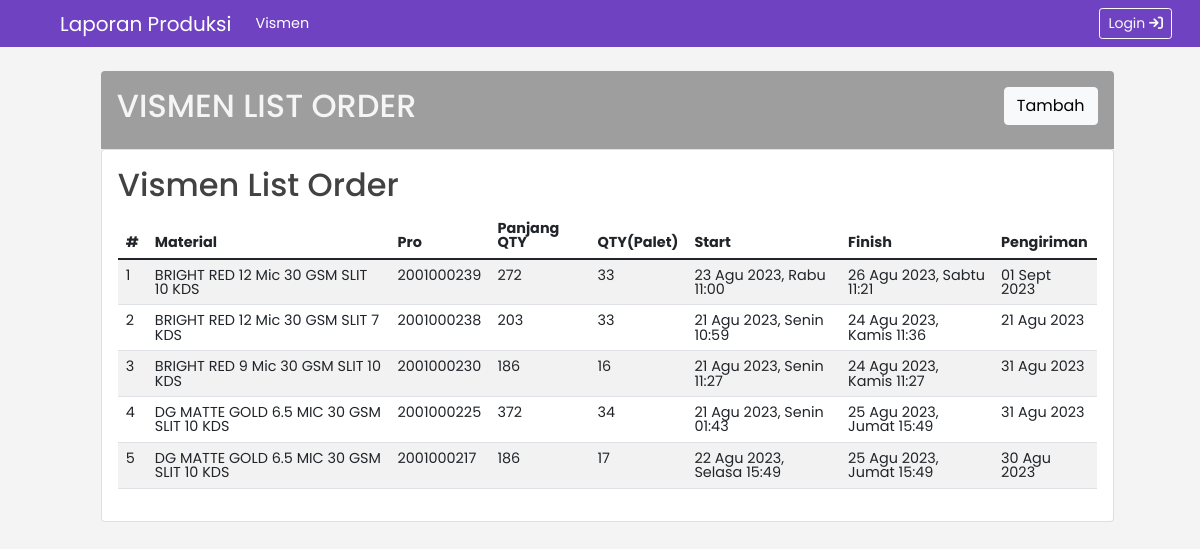
Page /vismen/list on the earlier database version.
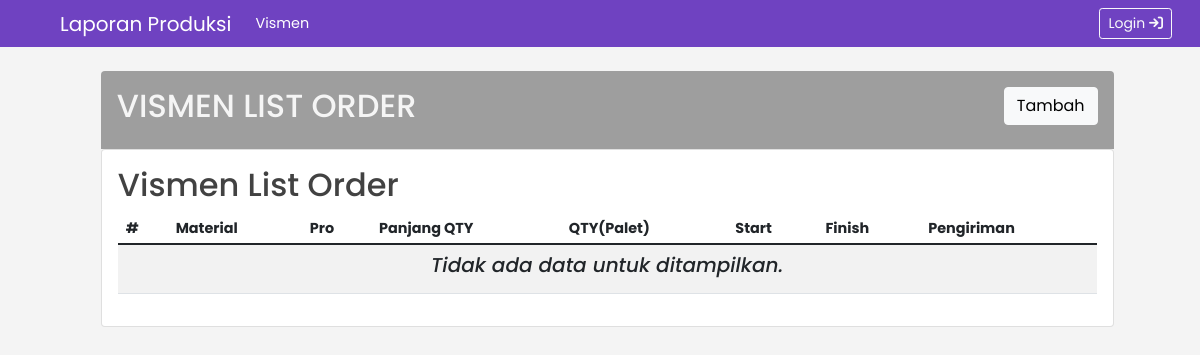
Same page on the later database version.
### tables this page shows
CREATE TABLE `tb_vismen` (
  `id_product` int(27) NOT NULL,
  `nm_product` varchar(191) NOT NULL,
  `panjang_qty` varchar(27) NOT NULL,
  `qty_palet` int(11) NOT NULL,
  `mesin` varchar(30) NOT NULL,
  `material_numb` varchar(191) DEFAULT NULL,
  `customer` varchar(191) DEFAULT NULL,
  `start_produksi` datetime NOT NULL,
  `finish_produksi` datetime NOT NULL,
  `est_pengiriman` date NOT NULL
);

### app/core/Controller.php (called while the page is built, shortened)
<?php
class Controller
{
    public function view($view, $data = [])
    {
        require_once __DIR__ . '/../views/' . $view . '.php';
    }
    public function model($model)
    {
        return new $model;
    }
}

### app/controllers/Landing.php (called while the page is built, shortened)
<?php
class Landing extends Controller
{
    public function vismen()
    {
        $data = [
            'nav' => 'vismen',
            'judul' => 'Vismen',
            'vismen' => $this->model(Vismen_model::class)->getVismen()
        ];
        $this->view('landing/vismen', $data);
    }
}

### app/core/App.php (called while the page is built, shortened)
<?php
class App
{
    protected $controller = 'Auth';
    protected $method = 'index';
    protected $params = [];
    private $handlers = [];
    public function setDefaultController($controller)
    {
        $this->controller = $controller;
    }
    public function setDefaultMethod($method)
    {
        $this->method = $method;
    }
    private function setHandler(string $method, string $path, $handler)
    {
        $this->handlers[$method . $path] = [
            'path' => $path,
            'method' => $method,
            'handler' => $handler,
        ];
    }
    public function run()
    {
        $url = $this->parseURL();
        $requestMethod = $_SERVER['REQUEST_METHOD'];
        foreach ($this->handlers as $handler) {
            $path = explode('/', ltrim(rtrim($handler['path'], '/'), '/'));
            $kurl = (isset($url[0]) ? $url[0] : '') . (isset($url[1]) ? $url[1] : '');
            $kpath = (isset($path[0]) ? $path[0] : '') . (isset($path[1]) ? $path[1] : '');
            if ($kurl != "" && $kurl == $kpath && $requestMethod == $handler['method']) {
                if (isset($handler['handler'][0]) && class_exists($handler['handler'][0])) {
                    $this->controller = $handler['handler'][0];
                    unset($url[0]);
                }
                $this->controller = new $fn;
                if (isset($handler['handler'][1]) && method_exists($this->controller, $handler['handler'][1])) {
                    $this->method = $handler['handler'][1];
                    unset($url[1]);
                }
            }
        }
        call_user_func_array([$this->controller, $this->method], $this->params);
    }
    public function parseURL()
    {
        $uri = urldecode(
            parse_url($_SERVER['REQUEST_URI'], PHP_URL_PATH) ?? ''
        );
        if (isset($uri)) {
            $uri = ltrim(rtrim($uri, '/'), '/');
            $uri = filter_var($uri, FILTER_SANITIZE_URL);
            $uri = explode('/', $uri);
            return $uri;
        }
    }
}

### app/core/Routes.php (called while the page is built, shortened)
<?php
class Routes
{
    public function __construct()
    {
        $router = new App;
        $router->setDefaultController('Auth');
        $router->setDefaultMethod('index');
        $router->setNamespace('MyApp\Controllers');
        $router->get('/auth/login', [Auth::class, 'index']);
        $router->post('/auth/login', [Auth::class, 'login']);
        $router->get('/auth/login-admin', [Auth::class, 'ppic']);
        $router->post('/auth/login-admin', [Auth::class, 'admin']);
        $router->get('/auth/logout', [Auth::class, 'logout']);
        $router->get('/vismen/list', [Landing::class, 'vismen']);
        $router->get('/vismen/tambah', [Landing::class, 'create']);
        $router->post('/vismen/tambah', [Landing::class, 'store']);
        $router->get('/admin-ppic', [Landing::class, 'profile']);
        $router->get('/produksi/home', [Home::class, 'index']);
        $router->get('/produksi/product', [Product::class, 'index']);
        $router->get('/produksi/output', [Output::class, 'index']);
        $router->get('/produksi/lost', [Lost::class, 'index']);
        $router->get('/produksi/create-lost', [Lost::class, 'create']);
        $router->post('/produksi/lost', [Lost::class, 'store']);
        $router->get('/produksi/ok', [Ok::class, 'index']);
        $router->get('/produksi/nc', [Nc::class, 'index']);
        $router->get('/produksi/reject', [Reject::class, 'index']);
        $router->get('/produksi/oee', [Oee::class, 'index']);
        $router->post('/produksi/hasil-oee', [Oee::class, 'search']);
        $router->get('/produksi/profile', [User::class, 'index']);
        $router->get('/produksi/create-batch', [Home::class, 'create']);
        $router->post('/produksi/create-batch', [Home::class, 'store']);
        $router->post('/produksi/update-batch', [Home::class, 'update']);
        $router->get('/produksi/good-receipt', [Home::class, 'receipt']);
        $router->post('/produksi/good-receipt', [Home::class, 'posting']);
        $router->get('/produksi/edit-receipt', [Home::class, 'edit']);
        $router->post('/produksi/get-report', [Product::class, 'show']);
        $router->post('/produksi/edit-receipt', [Product::class, 'resend']);
        $router->run();
    }
}

### public/index.php (called while the page is built, shortened)
<?php
$app = new Routes;

### index.php (called while the page is built, shortened)
<?php
require_once __DIR__ . '/public/index.php';

### app/core/Database.php (called while the page is built, shortened)
<?php
class Database
{
    private $dbh;
    private $stmt;
    public function __construct()
    {
        $user = $_ENV['DB_USERNAME'];
        $host = $_ENV['DB_HOST'];
        $pass = $_ENV['DB_PASSWORD'];
        $db_name = $_ENV['DB_DATABASE'];
        $dsn = 'mysql:host=' . $host . ';dbname=' . $db_name;
        $option = [
            PDO::ATTR_PERSISTENT => true,
            PDO::ATTR_ERRMODE => PDO::ERRMODE_EXCEPTION
        ];
        try {
            $this->dbh = new PDO($dsn, $user, $pass, $option);
        } catch (PDOException $e) {
            die($e->getMessage());
        }
    }
    public function query($query)
    {
        $this->stmt = $this->dbh->prepare($query);
    }
    public function execute()
    {
        $this->stmt->execute();
    }
    public function resultSet()
    {
        $this->execute();
        return $this->stmt->fetchAll(PDO::FETCH_ASSOC);
    }
}

### app/models/Vismen_model.php (called while the page is built, shortened)
<?php
class Vismen_model
{
    private $db;
    public function __construct()
    {
        $this->db = new Database;
    }
    public function getVismen()
    {
        $this->db->query('SELECT * FROM tb_vismen ORDER BY id_product DESC');
        return $this->db->resultSet();
    }
}

### app/helpers/Autoload.php (called while the page is built, shortened)
<?php
function load_helper($class_name)
{
    $path_to_file = __DIR__ . '/' . $class_name . '.php';
}

### app/helpers/Tanggal.php (called while the page is built, shortened)
<?php
class Tanggal
{
    public static function tgl_indo($tgl, $hr = false)
    {
        $hari = self::getHari(date('N', strtotime($tgl)));
        $jam = substr($tgl, 11, 5);
        $tanggal = substr($tgl, 8, 2);
        $shortBulan = self::getShortBulan(substr($tgl, 5, 2));
        $tahun = substr($tgl, 0, 4);
        if ($hr) {
            return $tanggal . ' ' . $shortBulan . ' ' . $tahun . ', ' . $hari . ' ' . $jam;
        }
        return $tanggal . ' ' . $shortBulan . ' ' . $tahun;
    }
    private static function getShortBulan($bln)
    {
        switch ($bln) {
            case 8:
                return "Agu";
                break;
            case 9:
                return "Sept";
                break;
        }
    }
    private static function getHari($hr)
    {
        switch ($hr) {
            case 1:
                return "Senin";
                break;
            case 2:
                return "Selasa";
                break;
            case 3:
                return "Rabu";
                break;
            case 4:
                return "Kamis";
                break;
            case 5:
                return "Jumat";
                break;
            case 6:
                return "Sabtu";
                break;
        }
    }
}

### app/views/landing/vismen.php (the view, shortened to what the rows shown need)
<div class="main py-4">
    <div class="p-2 p-lg-3 bg-gray rounded-top ">
        <div class="row justify-content-between">
            <div class="col-8">
                <h2 class="text-light">VISMEN LIST ORDER</h2>
            </div>
        </div>
    </div>
    <div class="card">
        <div class="card-body">
            <h2 class="card-title">Vismen List Order</h2>
            <table class="table table-striped table-hover">
                <thead>
                    <tr>
                        <th scope="col">#</th>
                        <th scope="col">Material</th>
                        <th scope="col">Pro</th>
                        <th scope="col">Panjang QTY</th>
                        <th scope="col">QTY(Palet)</th>
                        <th scope="col">Start</th>
                        <th scope="col">Finish</th>
                        <th scope="col">Pengiriman</th>
                    </tr>
                </thead>
                <tbody>
                    <?php
                    if (empty($data['vismen'])) {
                    ?>
                        <tr>
                            <td colspan="8" class="text-center document-desc">
                                <h5><i>Tidak ada data untuk ditampilkan.</i></h5>
                            </td>
                        </tr>
                        <?php
                    } else {
                        $nomor = 1;
                        foreach ($data['vismen'] as $vs) : ?>
                            <tr>
                                <td><?= $nomor++; ?></td>
                                <td><?= $vs['nm_product']; ?></td>
                                <td><?= $vs['id_product']; ?></td>
                                <td><?= $vs['panjang_qty']; ?></td>
                                <td><?= $vs['qty_palet']; ?></td>
                                <td><?= Tanggal::tgl_indo($vs['start_produksi'], true); ?></td>
                                <td><?= Tanggal::tgl_indo($vs['finish_produksi'], true); ?></td>
                                <td><?= Tanggal::tgl_indo($vs['est_pengiriman']); ?></td>
                            </tr>
                    <?php endforeach;
                    } ?>
                </tbody>
            </table>
        </div>
    </div>
</div>

Differences in the rows shown:
removed tb_vismen: nm_product "BRIGHT RED 12 Mic 30 GSM SLIT 10 KDS", id_product "2001000239", panjang_qty "272", qty_palet "33", start_produksi "23 Agu 2023, Rabu 11:00", finish_produksi "26 Agu 2023, Sabtu 11:21", est_pengiriman "01 Sept 2023"
removed tb_vismen: nm_product "BRIGHT RED 12 Mic 30 GSM SLIT 7 KDS", id_product "2001000238", panjang_qty "203", qty_palet "33", start_produksi "21 Agu 2023, Senin 10:59", finish_produksi "24 Agu 2023, Kamis 11:36", est_pengiriman "21 Agu 2023"
removed tb_vismen: nm_product "BRIGHT RED 9 Mic 30 GSM SLIT 10 KDS", id_product "2001000230", panjang_qty "186", qty_palet "16", start_produksi "21 Agu 2023, Senin 11:27", finish_produksi "24 Agu 2023, Kamis 11:27", est_pengiriman "31 Agu 2023"
removed tb_vismen: nm_product "DG MATTE GOLD 6.5 MIC 30 GSM SLIT 10 KDS", id_product "2001000225", panjang_qty "372", qty_palet "34", start_produksi "21 Agu 2023, Senin 01:43", finish_produksi "25 Agu 2023, Jumat 15:49", est_pengiriman "31 Agu 2023"
removed tb_vismen: nm_product "DG MATTE GOLD 6.5 MIC 30 GSM SLIT 10 KDS", id_product "2001000217", panjang_qty "186", qty_palet "17", start_produksi "22 Agu 2023, Selasa 15:49", finish_produksi "25 Agu 2023, Jumat 15:49", est_pengiriman "30 Agu 2023"
Other differences:
text now shown: "Tidak ada data untuk ditampilkan."
